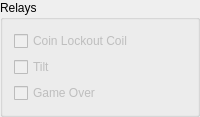
              <widget class="QGroupBox" name="groupBox_3">
               <property name="title">
                <string>Relays</string>
               </property>
               <layout class="QVBoxLayout" name="verticalLayout_15">
                <item>
                 <layout class="QVBoxLayout" name="verticalLayout_16">
                  <item>
                   <widget class="QCheckBox" name="checkBox_relay_2">
                    <property name="enabled">
                     <bool>false</bool>
                    </property>
                    <property name="text">
                     <string>Coin Lockout Coil</string>
                    </property>
                    <property name="checkable">
                     <bool>true</bool>
                    </property>
                   </widget>
                  </item>
                  <item>
                   <widget class="QCheckBox" name="checkBox_relay_1">
                    <property name="enabled">
                     <bool>false</bool>
                    </property>
                    <property name="sizePolicy">
                     <sizepolicy hsizetype="Minimum" vsizetype="Minimum">
                      <horstretch>0</horstretch>
                      <verstretch>0</verstretch>
                     </sizepolicy>
                    </property>
                    <property name="text">
                     <string>Tilt</string>
                    </property>
                    <property name="checkable">
                     <bool>true</bool>
                    </property>
                   </widget>
                  </item>
                  <item>
                   <widget class="QCheckBox" name="checkBox_relay_0">
                    <property name="enabled">
                     <bool>false</bool>
                    </property>
                    <property name="text">
                     <string>Game Over</string>
                    </property>
                    <property name="checkable">
                     <bool>true</bool>
                    </property>
                   </widget>
                  </item>
                 </layout>
                </item>
               </layout>
              </widget>
